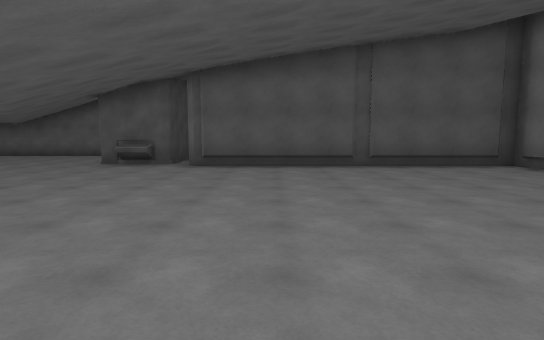
[1] (above)

19 first-person views from a walk through a 3-D level made in the Unity game engine. The camera is 1.5 m above the floor, tilts 6° down and sees 80° across. The floor is counted in squares, 2 m on a side. Each view is taken from the middle of a square. On the plan, view 1 faces up. The plan holds only what a view shows up to about 11 squares ahead; the rest is blank. The place goes on beyond the plan. The player is left out.

[2]
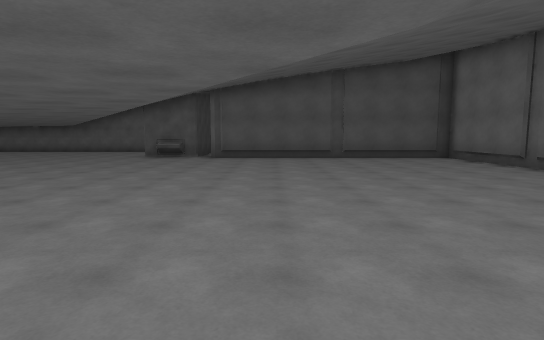

[3]
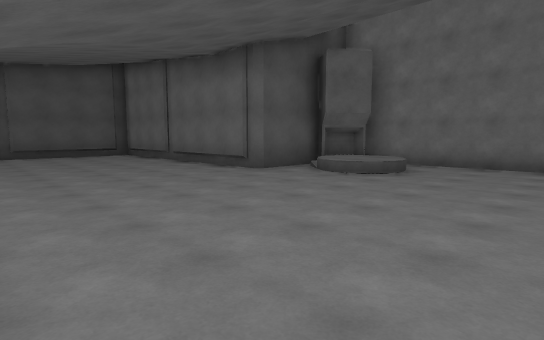

[4]
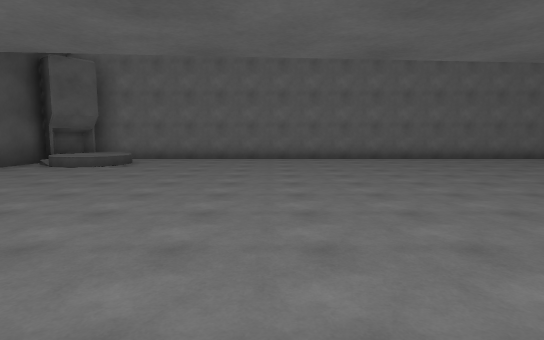

[5]
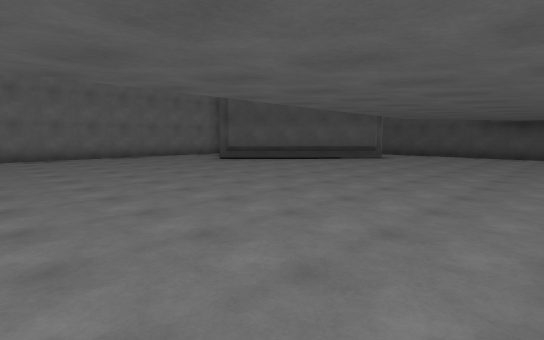

[6]
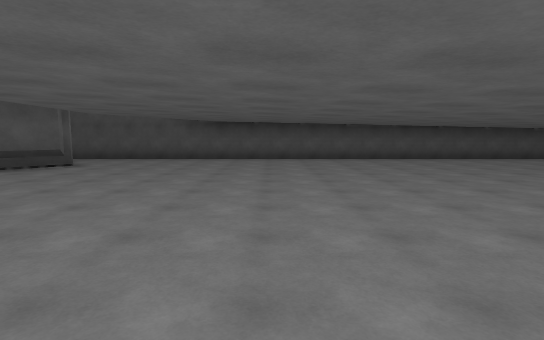

[7]
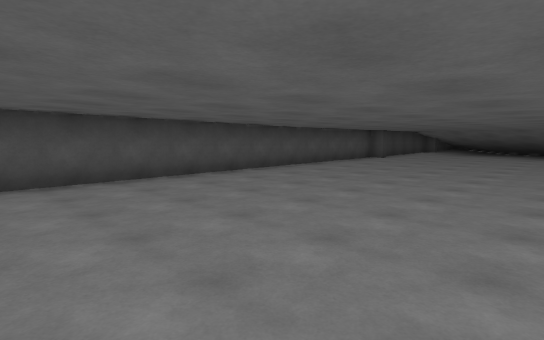

[8]
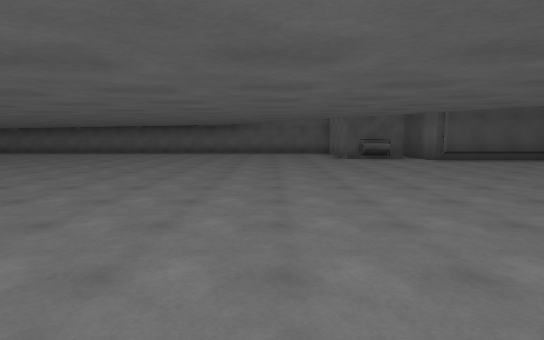

[9]
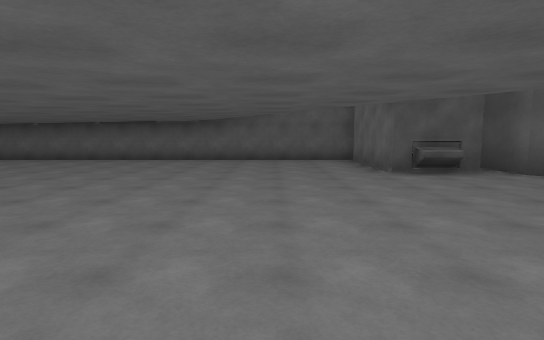

[10]
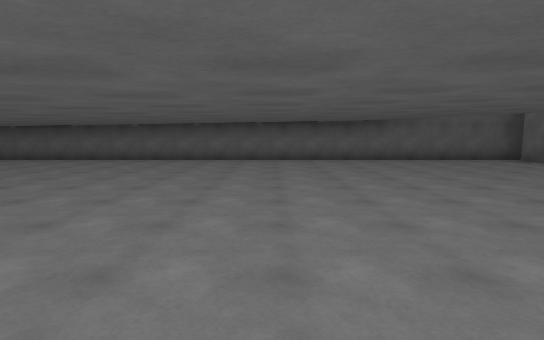

[11]
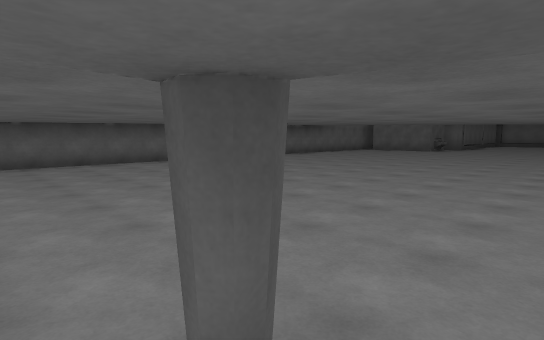

[12]
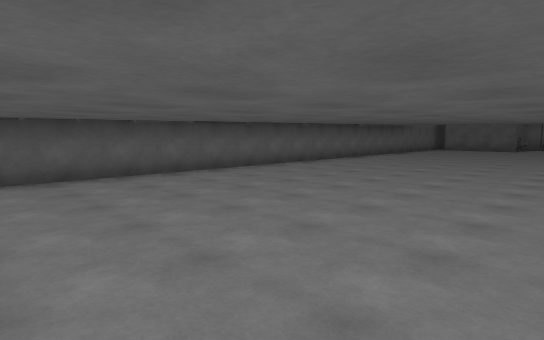

[13]
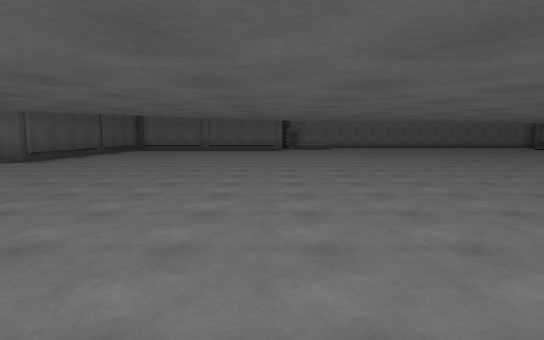

[14]
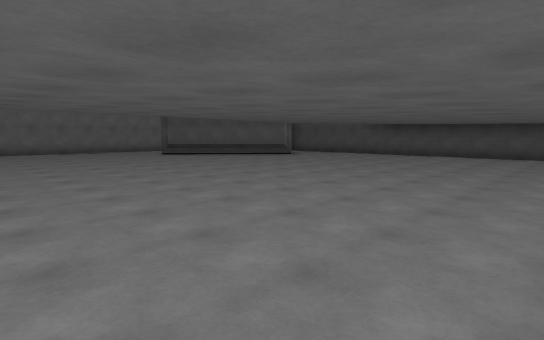

[15]
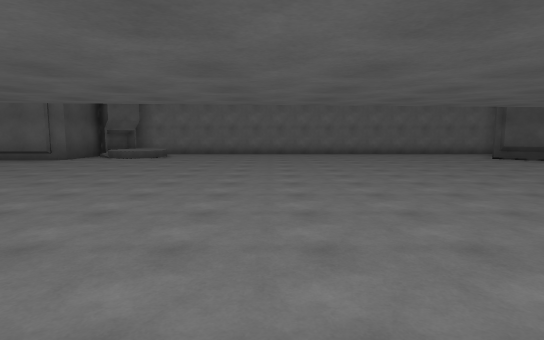

[16]
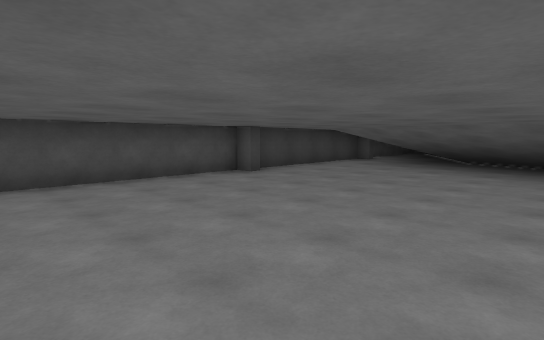

[17]
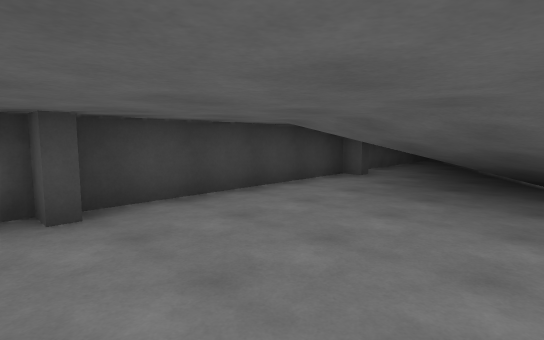

[18]
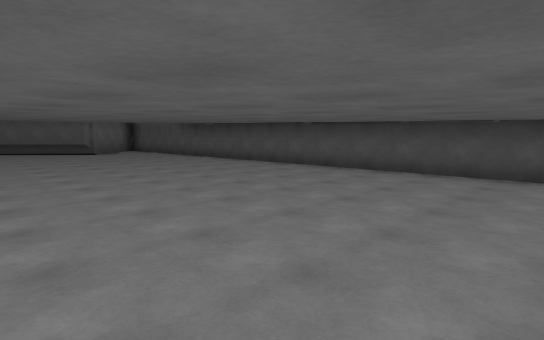

[19]
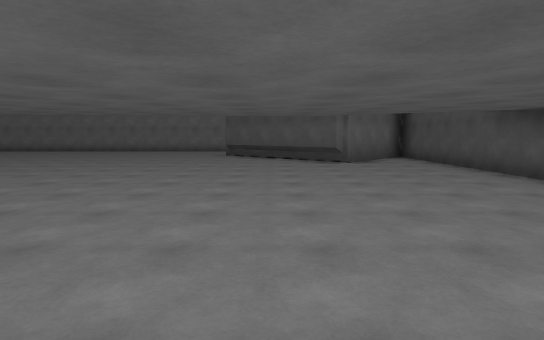

### Floor plan
Key: @ floor where view 1 was taken; # wall or solid block; . main floor; : floor 0.5 m higher than the main floor; / step, stairs or slope; O other object.
Columns run from 23 left of view 1 to 10 right of it. Each row starts with its distance up from view 1.
 12  ###################
 11 ...................O
 10 ...................OO#
  9 ...................OO#
  8 .....................#########
  7 .............................#
  6 .............................#
  5   ...........................#
  4   .#.........................#
  3   ....... ...................#
  2            ..................#
  1             .................###
  0              ..........@....../###
 -1               ................::/#
 -2                ...............//.#
 -3                 .................#
 -4                   ...............#
 -5                    ..............#
 -6                    ..............#
 -7                  ................#
 -8                  ................#
 -9                  ................#
-10                  ................#
-11                  ................#
-12                  ................#
-13             .....................#
-14        ......................## .#
-15      #......................##   #
-16     ##.....................##
-17     ##.....................#
-18     #......................##
-19     #.......................#
-20     #########################

Positions as (right, up) in squares from view 1, and headings:
1: (0, 0), facing up
2: (0, -3), facing up
3: (1, -5), facing up-right
4: (-1, -6), facing right
5: (-2, -7), facing down-right
6: (-2, -9), facing down
7: (-5, -14), facing down-left
8: (-7, -2), facing up
9: (-7, 2), facing up
10: (-12, 2), facing up
11: (-21, 3), facing up-right
12: (-23, 6), facing up-right
13: (-11, 1), facing right
14: (-6, -7), facing down-right
15: (-4, -6), facing right
16: (-11, -14), facing down-left
17: (-15, -16), facing down-left
18: (-11, -13), facing down-right
19: (-6, -15), facing right
